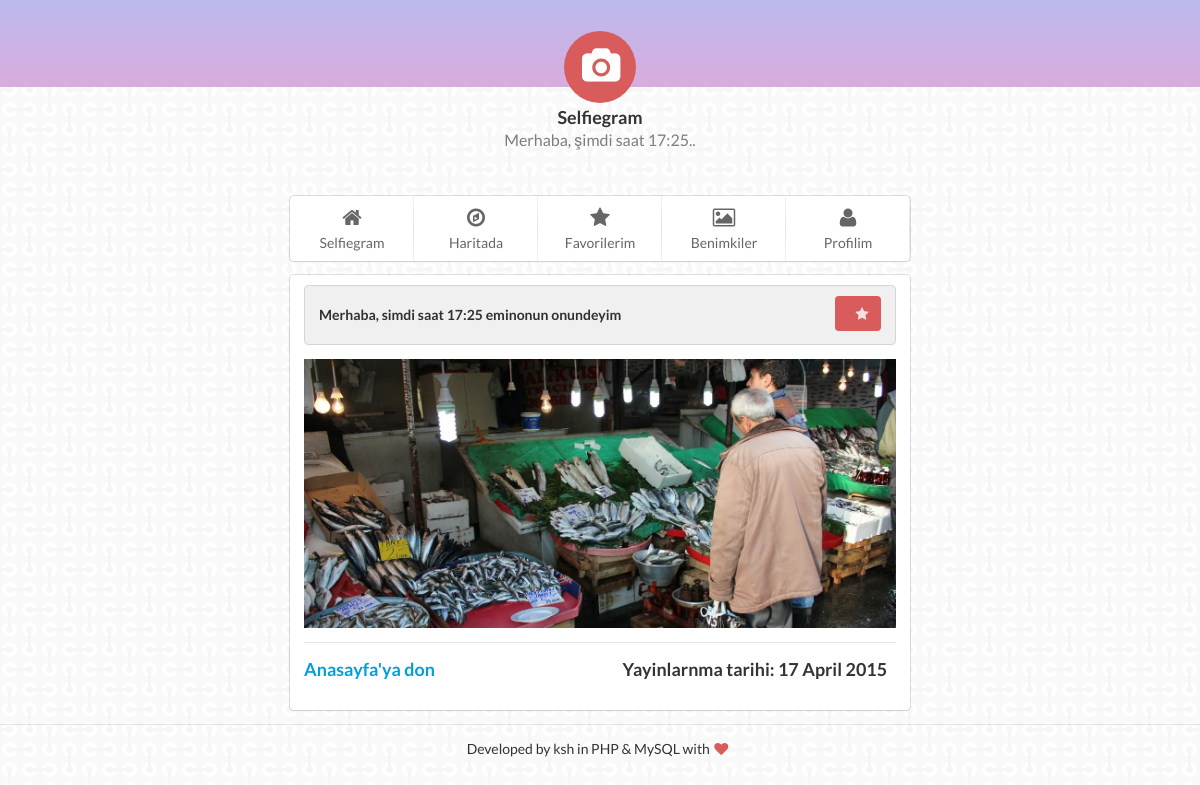
The app's page /?action=view&photoId=1 with its own data.
### tables this page shows
CREATE TABLE photos
(
  id              smallint unsigned NOT NULL auto_increment,
  userid          smallint NOT NULL,
  publicationDate date NOT NULL,
  title           varchar(255),
  image           varchar(255) NOT NULL,
  lat             float(10, 6) NOT NULL,
  lng             float(10, 6) NOT NULL,
  content         mediumtext NOT NULL,

  PRIMARY KEY     (id)
);

### classes/Photo.php (called while the page is built, shortened)
<?php
class Photo
{
  public function __construct( $data=array() ) {
    if ( isset( $data['id'] ) ) $this->id = (int) $data['id'];
    if ( isset( $data['publicationDate'] ) ) $this->publicationDate = (int) $data['publicationDate'];
    if ( isset( $data['title'] ) ) $this->title = preg_replace ( "/[^\.\,\-\_\'\"\@\?\!\:\$ a-zA-Z0-9()]/", "", $data['title'] );
    if ( isset( $data['image'] ) ) $this->image = $data['image'];
    if ( isset( $data['content'] ) ) $this->content = $data['content'];
  }
  public static function getById( $id ) {
    $conn = new PDO( DB_DSN, DB_USERNAME, DB_PASSWORD );
    $sql = "SELECT *, UNIX_TIMESTAMP(publicationDate) AS publicationDate FROM photos WHERE id = :id";
    $st = $conn->prepare( $sql );
    $st->bindValue( ":id", $id, PDO::PARAM_INT );
    $st->execute();
    $row = $st->fetch();
    if ( $row ) return new Photo( $row );
  }
}
?>

### templates/view.php (the view)
<?php include "templates/include/header.php" ?>
<div class="ui segment" style="">
    <h1 class="ui block header">
    <div class="ui grid">
        <div class="fourteen wide column">
            <?php echo $results['photo']->content?>
        </div>
        <div class="two wide column">
            <a href="index.php?action=favoritesAdd&amp;photoid=<?php echo $results['photo']->id ?>" class="ui fluid red button"><i class="star icon"></i></a>
        </div>
    </div>
    </h1>
    <img src="<?php echo $results['photo']->image ?> " alt="" width="100%">
    <div class="ui divider"></div>
    <div class="ui left floated header">
        <a href="./">Anasayfa'ya don</a>
    </div>
    <div class="ui right floated header">
        Yayinlarnma tarihi: <?php echo date('j F Y', $results['photo']->publicationDate)?>
    </div>
</div>
<?php include "templates/include/footer.php" ?>

### style.css (style rules this page uses)
body { background-image: url('images/bg8.png'); font-family: 'Lato', Calibri, Arial, sans-serif; }

### records on screen
photos: content "Merhaba, simdi saat 17:25 eminonun onundeyim", image (picture)

### other values on screen
$page->title "Selfiegram"
$page->title "Haritada"
$page->title "Favorilerim"
$page->title "Benimkiler"
$page->title "Profilim"
date('j F Y', $results['photo']->publicationDate) "17 April 2015"
